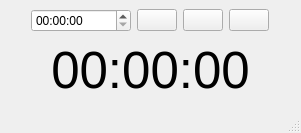
<?xml version="1.0" encoding="UTF-8"?>
<ui version="4.0">
 <class>Minuteur</class>
 <widget class="QMainWindow" name="Minuteur">
  <property name="geometry">
   <rect>
    <x>0</x>
    <y>0</y>
    <width>301</width>
    <height>133</height>
   </rect>
  </property>
  <property name="sizePolicy">
   <sizepolicy hsizetype="Preferred" vsizetype="Preferred">
    <horstretch>0</horstretch>
    <verstretch>0</verstretch>
   </sizepolicy>
  </property>
  <property name="windowTitle">
   <string>Minuteur</string>
  </property>
  <widget class="QWidget" name="centralwidget">
   <property name="sizePolicy">
    <sizepolicy hsizetype="Preferred" vsizetype="Preferred">
     <horstretch>0</horstretch>
     <verstretch>0</verstretch>
    </sizepolicy>
   </property>
   <layout class="QGridLayout" name="gridLayout">
    <item row="0" column="0">
     <layout class="QVBoxLayout" name="verticalLayout" stretch="1,1">
      <item>
       <layout class="QHBoxLayout" name="horizontalLayout">
        <item>
         <spacer name="horizontalSpacer">
          <property name="orientation">
           <enum>Qt::Horizontal</enum>
          </property>
          <property name="sizeHint" stdset="0">
           <size>
            <width>40</width>
            <height>20</height>
           </size>
          </property>
         </spacer>
        </item>
        <item>
         <widget class="QTimeEdit" name="timeEdit">
          <property name="minimumSize">
           <size>
            <width>100</width>
            <height>0</height>
           </size>
          </property>
          <property name="displayFormat">
           <string>HH:mm:ss</string>
          </property>
         </widget>
        </item>
        <item>
         <widget class="QPushButton" name="pushButtonStart">
          <property name="text">
           <string/>
          </property>
         </widget>
        </item>
        <item>
         <widget class="QPushButton" name="pushButtonStop">
          <property name="text">
           <string/>
          </property>
         </widget>
        </item>
        <item>
         <widget class="QPushButton" name="pushButtonPlusOne">
          <property name="text">
           <string/>
          </property>
         </widget>
        </item>
        <item>
         <spacer name="horizontalSpacer_2">
          <property name="orientation">
           <enum>Qt::Horizontal</enum>
          </property>
          <property name="sizeHint" stdset="0">
           <size>
            <width>40</width>
            <height>20</height>
           </size>
          </property>
         </spacer>
        </item>
       </layout>
      </item>
      <item>
       <widget class="QLabel" name="timeLabel">
        <property name="font">
         <font>
          <pointsize>38</pointsize>
         </font>
        </property>
        <property name="text">
         <string>00:00:00</string>
        </property>
        <property name="alignment">
         <set>Qt::AlignCenter</set>
        </property>
       </widget>
      </item>
     </layout>
    </item>
   </layout>
  </widget>
  <widget class="QMenuBar" name="menubar">
   <property name="geometry">
    <rect>
     <x>0</x>
     <y>0</y>
     <width>301</width>
     <height>22</height>
    </rect>
   </property>
  </widget>
  <widget class="QStatusBar" name="statusbar"/>
 </widget>
 <resources/>
 <connections/>
</ui>
